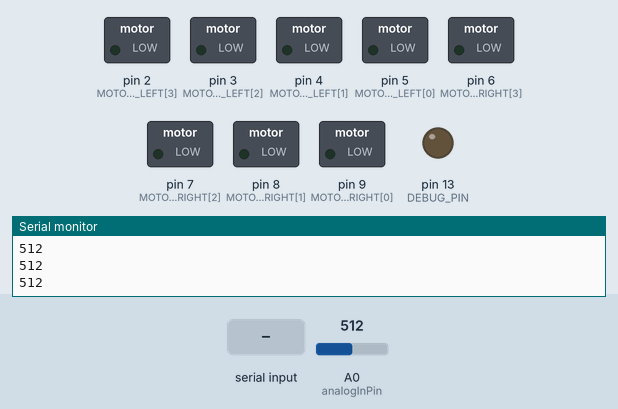
This sketch was run on a simulated Arduino Uno, built with avr-gcc and run on an emulated ATmega328P. On the bench: switched loads named in the sketch (green lamp = pin HIGH), output pins drawn as LEDs (lit = HIGH), the last lines printed to the serial monitor. Dashed ring = blinking. Inputs (shaded band) come from the test bench; at power-on: A0 (analogInPin) = 512.

Above: at 1.2 s.
1.3 s: byte 30 received over Serial
At 1.7 s:
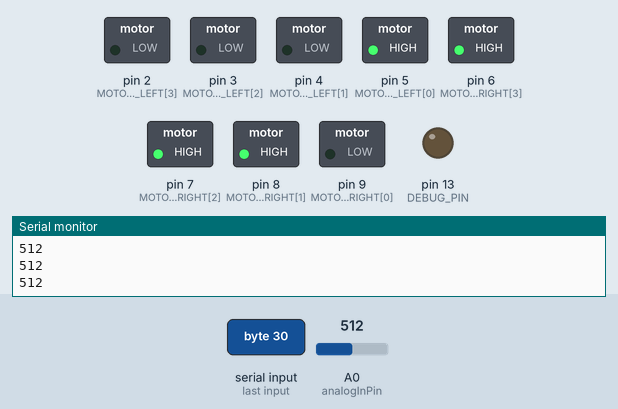
2.8 s: byte 90 received over Serial
At 3.8 s:
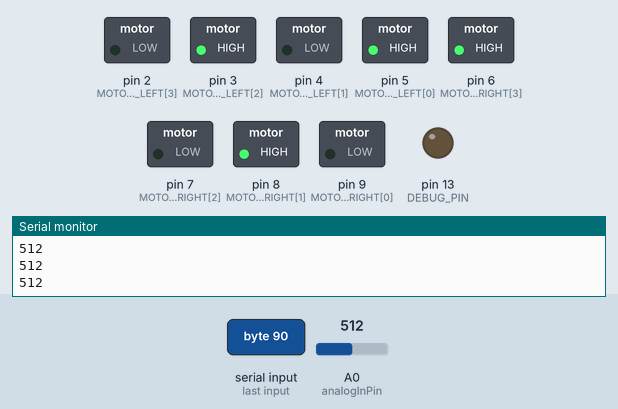
4.3 s: byte 120 received over Serial
At 5.1 s:
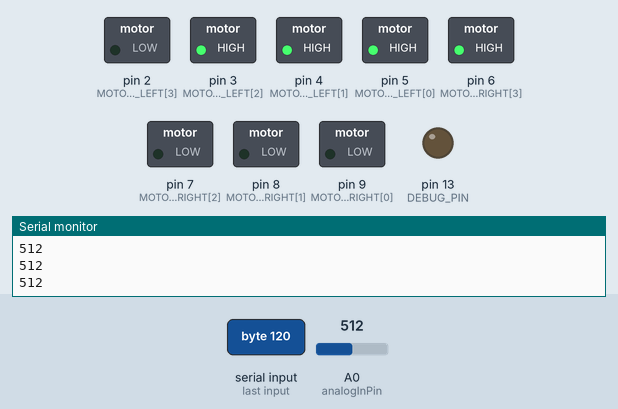
5.8 s: A0 (analogInPin) set to 0
8.8 s: A0 (analogInPin) set to 18
11.8 s: byte 30 received over Serial
At 16.15 s:
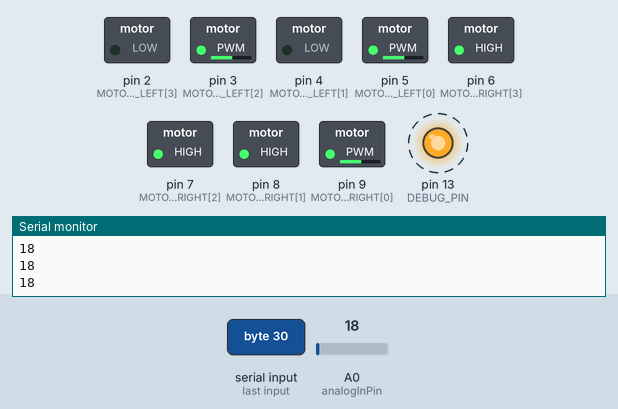
Timing chart, 0 to 16.6 s (numbered marks = the images above; inputs shaded):
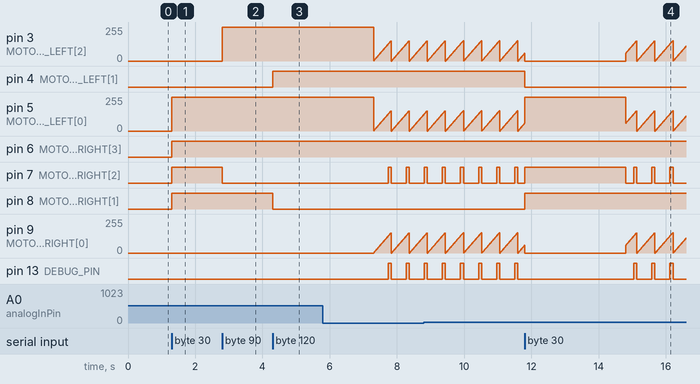

The sketch:

handlebar_sim.ino
```cpp
/*
  This code controls the handlebar simulator on the Arduino.

  It samples the ADC connected to the potentiometer and sends the result via serial.

  It also reads in a byte of data that controls which motors are on.

 */

// These constants won't change.  They're used to give names
// to the pins used:
const int analogInPin = A0;  // Analog input pin that the potentiometer is attached to

// The pin configuration
byte NUM_MOTOR_PINS_LEFT = 4;
byte NUM_MOTOR_PINS_RIGHT = 4;
//byte MOTOR_PINS_RIGHT[4] = {9, 8, 7, 6};
//byte MOTOR_PINS_LEFT[4] = {5, 4, 3, 2};
byte MOTOR_PINS_RIGHT[4] = {9, 8, 7, 6};
byte MOTOR_PINS_LEFT[4] = {5, 4, 3, 2};

// Buffer to store commands
byte MOTOR_CMD_LEFT[4] = {0, 0, 0, 0};
byte MOTOR_CMD_RIGHT[4] = {0, 0, 0, 0};

const byte DEBUG_PIN = 13;
const byte ON_CMD = 255;

unsigned long timeout = 0;
byte pulseOut=0;

void setup() {
   // Set all of the motor pins to output mode
  for(byte i = 0; i < NUM_MOTOR_PINS_LEFT; i++) {
      pinMode(MOTOR_PINS_LEFT[i], OUTPUT);
  }
  for(byte i = 0; i < NUM_MOTOR_PINS_RIGHT; i++) {
      pinMode(MOTOR_PINS_RIGHT[i], OUTPUT);
  }

  // For debug
  pinMode(DEBUG_PIN, OUTPUT);

  // initialize serial communications at 115200 bps:
  Serial.begin(115200);
}

void setPosition(int pos) {
 for(byte i = 0; i < NUM_MOTOR_PINS_LEFT; i++) {
   MOTOR_CMD_LEFT[i] = 0;
 }
 for(byte i = 0; i < NUM_MOTOR_PINS_RIGHT; i++) {
   MOTOR_CMD_RIGHT[i] = 0;
 }

 if (pos > 0) {
   if (pos <= NUM_MOTOR_PINS_RIGHT) {
      MOTOR_CMD_RIGHT[pos - 1] = ON_CMD;
   }
 } else if (pos < 0) {
   pos = abs(pos);
   if (pos <= NUM_MOTOR_PINS_LEFT) {
      MOTOR_CMD_LEFT[pos - 1] = ON_CMD;
   }
 } else {
  // Pos is centered - do nothing
 }

 dispatchCommands();

}


/*
Send the buffered commands to the digital pins (via PWM)
*/
void dispatchCommands() {
   for(int i = 0; i < NUM_MOTOR_PINS_LEFT; i++) {
     analogWrite(MOTOR_PINS_LEFT[i], MOTOR_CMD_LEFT[i]);
   }
   for(int i = 0; i < NUM_MOTOR_PINS_RIGHT; i++) {
     analogWrite(MOTOR_PINS_RIGHT[i], MOTOR_CMD_RIGHT[i]);
   }

   analogWrite(DEBUG_PIN, MOTOR_CMD_RIGHT[0]);

}

/**
 Process an input byte, which in our case
 is an 8-bit bitmask representing which of the
 8 motors should be on (MSB is left-most motor)
 */
void processInputByte(int b) {
  for(int i = 0; i < 4; i++) {
    if (b & (1 << i)) {
       // Turn on this motor
      MOTOR_CMD_RIGHT[i] = ON_CMD;
    } else {
      MOTOR_CMD_RIGHT[i] = 0;
    }
  }

  for(int i = 4; i < 8; i++) {
     if (b & (1 << i)) {
       // Turn on this motor
      MOTOR_CMD_LEFT[i - 4] = ON_CMD;
     } else {
       MOTOR_CMD_LEFT[i - 4] = 0;
     }
  }

  // Now that we're done processing, dispatch.
  dispatchCommands();

}


void loop() {
  // read the analog in value:
  int sensorValue = analogRead(analogInPin);

  // print the results to the serial monitor:
  Serial.println(sensorValue);

  if (Serial.available() > 0) {
     int in = Serial.read();
     processInputByte(in);
     timeout = millis();
  }else if(millis()-timeout>3000){
     if(pulseOut>150){
        pulseOut=0;
     }else{
        pulseOut+=3;
     }
     for(int i = 0; i < NUM_MOTOR_PINS_LEFT; i+=2) {
     MOTOR_CMD_LEFT[i]=pulseOut;
   }
   for(int i = 0; i < NUM_MOTOR_PINS_RIGHT; i+=2) {
     MOTOR_CMD_RIGHT[i]=pulseOut;
   }
   dispatchCommands();
  }


//  if (Serial.available() > 0) {
//     int in = Serial.read();
//     Serial.println(in);
//  } else {
//      Serial.println(0);
//  }

  // wait 10 milliseconds before the next loop
  // for the analog-to-digital converter to settle
  // after the last reading:
  delay(10);
}
```

Measured:
- after the input at 1.3 s, pin 5 (MOTOR_PINS_LEFT[0]): 0/255 → 255/255 at once; pin 6 (MOTOR_PINS_RIGHT[3]), pin 7 (MOTOR_PINS_RIGHT[2]), pin 8 (MOTOR_PINS_RIGHT[1]): LOW → HIGH at once
- after the input at 2.8 s, pin 3 (MOTOR_PINS_LEFT[2]): 0/255 → 255/255 at once; pin 7 (MOTOR_PINS_RIGHT[2]): HIGH → LOW at once
- after the input at 4.3 s, pin 4 (MOTOR_PINS_LEFT[1]): LOW → HIGH at once; pin 8 (MOTOR_PINS_RIGHT[1]): HIGH → LOW at once
- after the input at 11.8 s, pin 4 (MOTOR_PINS_LEFT[1]): HIGH → LOW at once; pin 8 (MOTOR_PINS_RIGHT[1]): LOW → HIGH at once
